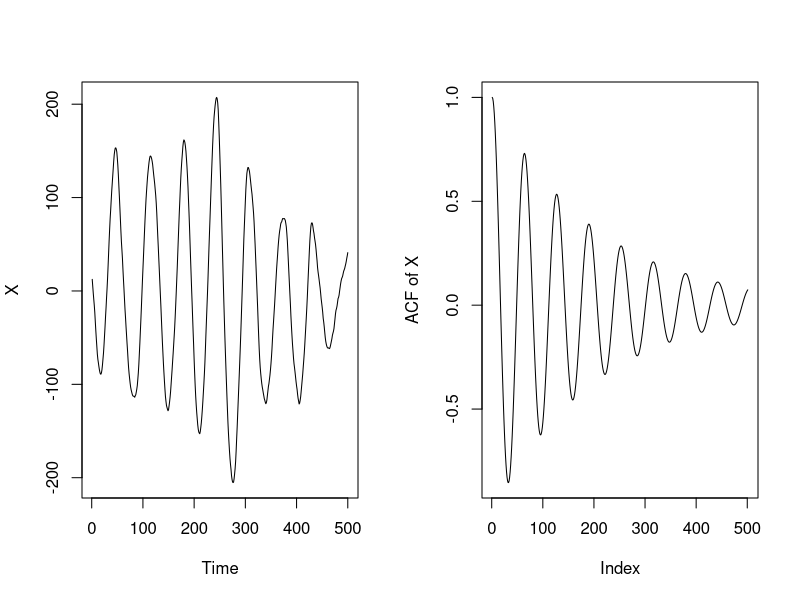

Recreate this plot in R.
## ---- chunk 1
roots <- polyroot(c(1,2,2))  # represents \psi(x) = 1 + 2x + 2x^2
roots
## ---- chunk 2
abs(roots)
## ---- chunk 3
omega <- 0.1
ar_coefs <- c(2/(1+omega^2), - 1/(1+omega^2))
X <- arima.sim(list(ar=ar_coefs),n=500,sd=1)
par(mfrow=c(1,2))
plot(X)
plot(ARMAacf(ar=ar_coefs,lag.max=500),type="l",ylab="ACF of X")
# ARMAacf compute theoretical ACF for an ARMA process
